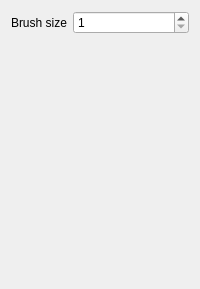
<?xml version="1.0" encoding="UTF-8"?>
<ui version="4.0">
 <class>BrushToolPanel</class>
 <widget class="QWidget" name="BrushToolPanel">
  <property name="geometry">
   <rect>
    <x>0</x>
    <y>0</y>
    <width>200</width>
    <height>289</height>
   </rect>
  </property>
  <property name="sizePolicy">
   <sizepolicy hsizetype="Preferred" vsizetype="Expanding">
    <horstretch>0</horstretch>
    <verstretch>0</verstretch>
   </sizepolicy>
  </property>
  <property name="windowTitle">
   <string>Form</string>
  </property>
  <layout class="QFormLayout" name="formLayout">
   <item row="0" column="0">
    <widget class="QLabel" name="label">
     <property name="text">
      <string>Brush size</string>
     </property>
    </widget>
   </item>
   <item row="0" column="1">
    <widget class="QSpinBox" name="brushSize">
     <property name="minimum">
      <number>1</number>
     </property>
     <property name="maximum">
      <number>16</number>
     </property>
     <property name="value">
      <number>1</number>
     </property>
    </widget>
   </item>
  </layout>
 </widget>
 <resources/>
 <connections/>
</ui>
